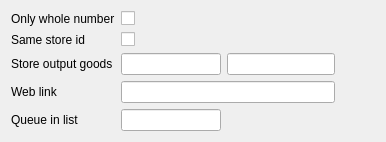
     <widget class="QWidget" name="tab_4">
      <attribute name="title">
       <string>Options</string>
      </attribute>
      <layout class="QGridLayout" name="gridLayout_3">
       <property name="sizeConstraint">
        <enum>QLayout::SizeConstraint::SetMinAndMaxSize</enum>
       </property>
       <item row="1" column="0">
        <widget class="QLabel" name="label_5">
         <property name="text">
          <string>Same store id</string>
         </property>
        </widget>
       </item>
       <item row="4" column="0">
        <widget class="QLabel" name="label_14">
         <property name="text">
          <string>Queue in list</string>
         </property>
        </widget>
       </item>
       <item row="3" column="1" colspan="2">
        <widget class="C5LineEditWithSelector" name="leWebLink">
         <property name="focusPolicy">
          <enum>Qt::FocusPolicy::NoFocus</enum>
         </property>
         <property name="readOnly">
          <bool>false</bool>
         </property>
         <property name="Field" stdset="0">
          <string>f_weblink</string>
         </property>
        </widget>
       </item>
       <item row="2" column="1">
        <widget class="C5LineEditWithSelector" name="leStoreId">
         <property name="maximumSize">
          <size>
           <width>100</width>
           <height>16777215</height>
          </size>
         </property>
         <property name="Field" stdset="0">
          <string>f_storeid</string>
         </property>
         <property name="Type" stdset="0">
          <number>1</number>
         </property>
        </widget>
       </item>
       <item row="1" column="1">
        <widget class="C5CheckBox" name="chSameStoreId">
         <property name="text">
          <string/>
         </property>
        </widget>
       </item>
       <item row="4" column="1">
        <widget class="C5LineEditWithSelector" name="leQueue">
         <property name="maximumSize">
          <size>
           <width>100</width>
           <height>16777215</height>
          </size>
         </property>
         <property name="Field" stdset="0">
          <string>f_queue</string>
         </property>
         <property name="Type" stdset="0">
          <number>1</number>
         </property>
        </widget>
       </item>
       <item row="2" column="0">
        <widget class="QLabel" name="label_6">
         <property name="text">
          <string>Store output goods</string>
         </property>
        </widget>
       </item>
       <item row="0" column="0">
        <widget class="QLabel" name="label_7">
         <property name="text">
          <string>Only whole number</string>
         </property>
        </widget>
       </item>
       <item row="3" column="3">
        <spacer name="horizontalSpacer">
         <property name="orientation">
          <enum>Qt::Orientation::Horizontal</enum>
         </property>
         <property name="sizeHint" stdset="0">
          <size>
           <width>40</width>
           <height>20</height>
          </size>
         </property>
        </spacer>
       </item>
       <item row="5" column="1">
        <spacer name="verticalSpacer">
         <property name="orientation">
          <enum>Qt::Orientation::Vertical</enum>
         </property>
         <property name="sizeType">
          <enum>QSizePolicy::Policy::Expanding</enum>
         </property>
         <property name="sizeHint" stdset="0">
          <size>
           <width>0</width>
           <height>0</height>
          </size>
         </property>
        </spacer>
       </item>
       <item row="2" column="2">
        <widget class="C5LineEditWithSelector" name="leStoreIdName">
         <property name="focusPolicy">
          <enum>Qt::FocusPolicy::NoFocus</enum>
         </property>
         <property name="readOnly">
          <bool>true</bool>
         </property>
        </widget>
       </item>
       <item row="3" column="0">
        <widget class="QLabel" name="label_13">
         <property name="text">
          <string>Web link</string>
         </property>
        </widget>
       </item>
       <item row="0" column="1">
        <widget class="C5CheckBox" name="chOnlyWholeNumber">
         <property name="text">
          <string/>
         </property>
         <property name="Field" stdset="0">
          <string>f_wholenumber</string>
         </property>
         <property name="Default" stdset="0">
          <number>0</number>
         </property>
        </widget>
       </item>
      </layout>
     </widget>
